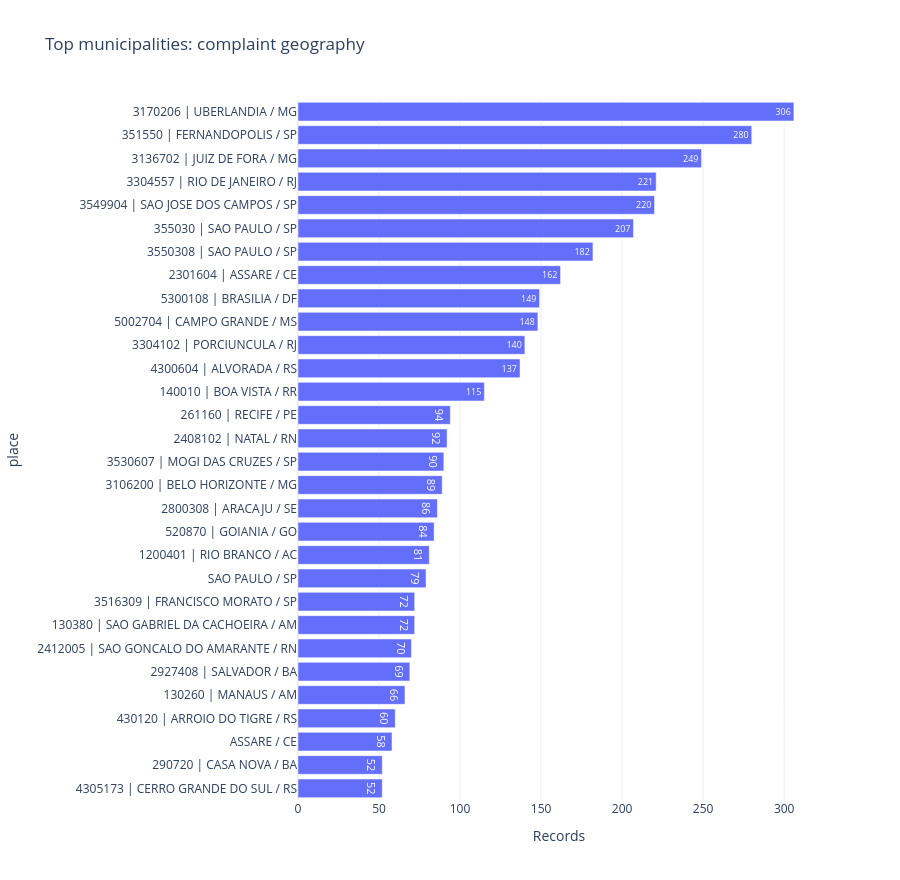
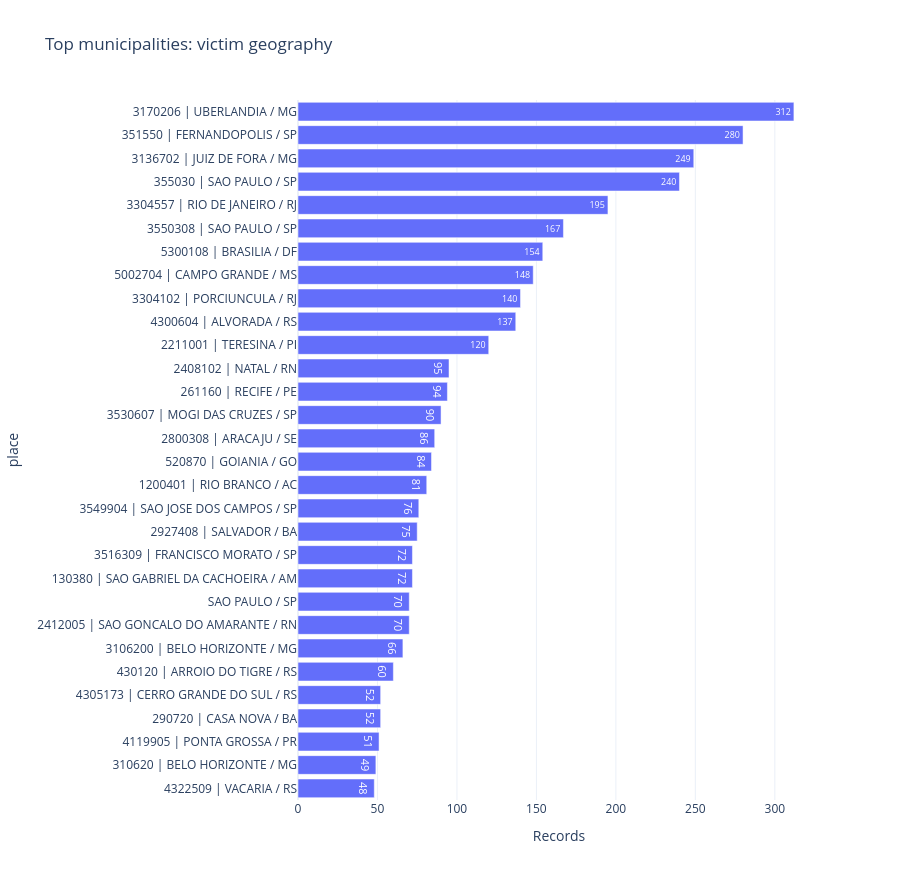
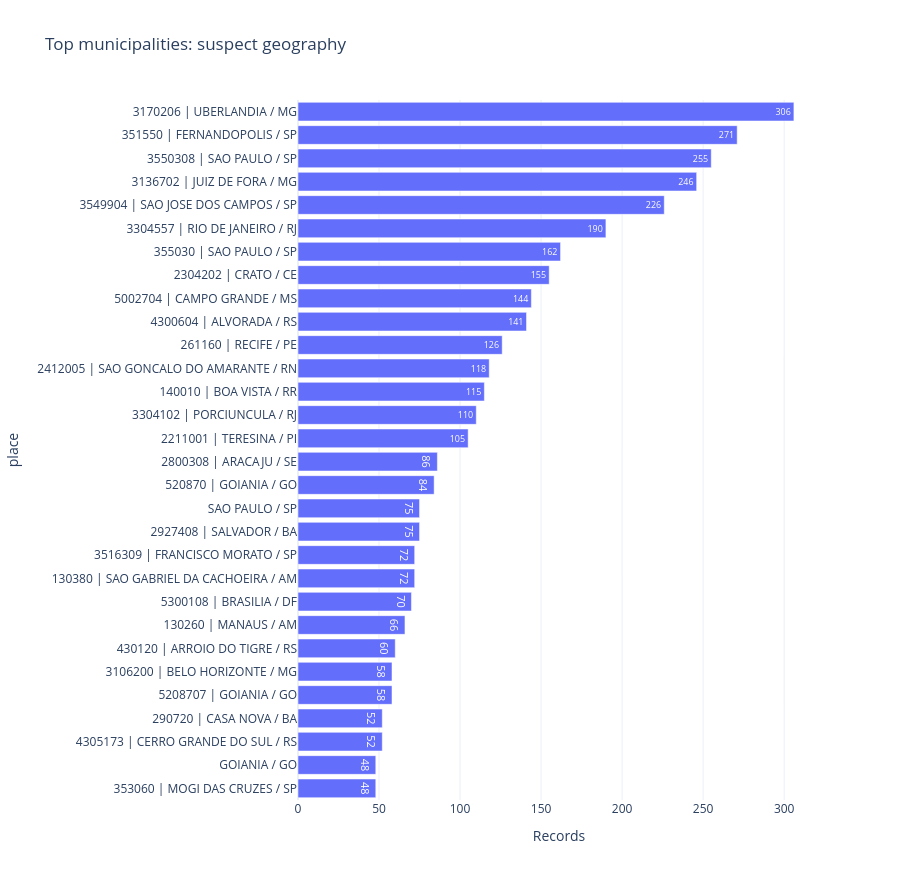

Notebook code cell kept with these figures, in order:
### Markdown cell above
## 7.10 Municipality-level volume and disclosure control

Municipality outputs suppress counts below 5 by default. Suppression is applied to published tables, while unsuppressed data should remain access-controlled.

### Code cell
def suppress_small_counts(table,count_col="count",threshold=SUPPRESSION_THRESHOLD):
    result=table.copy()
    result["suppressed"]=result[count_col].between(1,threshold-1)
    result["display_count"]=result[count_col].where(~result["suppressed"],pd.NA)
    result["display_label"]=np.where(result["suppressed"],f"<{threshold}",result[count_col].astype(str))
    return result

municipality_volume_tables=[]
for role,fields in GEOGRAPHIC_ROLES.items():
    state_col,muni_col=fields["state"],fields["municipality"]
    if state_col not in df_analysis.columns or muni_col not in df_analysis.columns: continue
    temp=df_analysis[[state_col,muni_col]].dropna().copy()
    temp["uf"]=temp[state_col].map(normalize_uf)
    temp["municipality_key"]=temp[muni_col].map(normalize_municipality)
    temp=temp[temp["uf"].isin(UF_CODES)]
    counts=temp.groupby(["uf","municipality_key"]).size().rename("count").reset_index()
    counts["role"]=role
    municipality_volume_tables.append(counts)
municipality_volumes=pd.concat(municipality_volume_tables,ignore_index=True) if municipality_volume_tables else pd.DataFrame()
municipality_volumes_suppressed=suppress_small_counts(municipality_volumes) if not municipality_volumes.empty else pd.DataFrame()
display(municipality_volumes_suppressed.sort_values("count",ascending=False).head(100))

for role in municipality_volumes["role"].unique() if not municipality_volumes.empty else []:
    top=municipality_volumes[(municipality_volumes["role"]==role)&(municipality_volumes["count"]>=SUPPRESSION_THRESHOLD)].nlargest(TOP_N_MUNICIPALITIES,"count").sort_values("count")
    top["place"]=top["municipality_key"]+" / "+top["uf"]
    fig=px.bar(top,x="count",y="place",orientation="h",text="count",title=f"Top municipalities: {role} geography",labels={"count":unit_label.title()})
    fig.update_layout(template=PLOTLY_TEMPLATE,height=max(500,24*len(top)+160))
    fig.show()
    if EXPORT_FIGURES_HTML: fig.write_html(FIGURE_DIR/f"top_municipalities_{role}.html",include_plotlyjs=True)

### Figure 1 — Plotly figure (JSON) as saved in the notebook; plotly's stock layout.template omitted (floating-point values rounded to 4 significant figures)
{"data": [{"hovertemplate": "Records=%{text}<br>place=%{y}<extra></extra>", "legendgroup": "", "marker": {"color": "#636efa", "pattern": {"shape": ""}}, "name": "", "orientation": "h", "showlegend": false, "text": [52.0, 52.0, 58.0, 60.0, 66.0, 69.0, 70.0, 72.0, 72.0, 79.0, 81.0, 84.0, 86.0, 89.0, 90.0, 92.0, 94.0, 115.0, 137.0, 140.0, 148.0, 149.0, 162.0, 182.0, 207.0, 220.0, 221.0, 249.0, 280.0, 306.0], "textposition": "auto", "type": "bar", "x": [52, 52, 58, 60, 66, 69, 70, 72, 72, 79, 81, 84, 86, 89, 90, 92, 94, 115, 137, 140, 148, 149, 162, 182, 207, 220, 221, 249, 280, 306], "xaxis": "x", "y": ["4305173 | CERRO GRANDE DO SUL / RS", "290720 | CASA NOVA / BA", "ASSARE / CE", "430120 | ARROIO DO TIGRE / RS", "130260 | MANAUS / AM", "2927408 | SALVADOR / BA", "2412005 | SAO GONCALO DO AMARANTE / RN", "130380 | SAO GABRIEL DA CACHOEIRA / AM", "3516309 | FRANCISCO MORATO / SP", "SAO PAULO / SP", "1200401 | RIO BRANCO / AC", "520870 | GOIANIA / GO", "2800308 | ARACAJU / SE", "3106200 | BELO HORIZONTE / MG", "3530607 | MOGI DAS CRUZES / SP", "2408102 | NATAL / RN", "261160 | RECIFE / PE", "140010 | BOA VISTA / RR", "4300604 | ALVORADA / RS", "3304102 | PORCIUNCULA / RJ", "5002704 | CAMPO GRANDE / MS", "5300108 | BRASILIA / DF", "2301604 | ASSARE / CE", "3550308 | SAO PAULO / SP", "355030 | SAO PAULO / SP", "3549904 | SAO JOSE DOS CAMPOS / SP", "3304557 | RIO DE JANEIRO / RJ", "3136702 | JUIZ DE FORA / MG", "351550 | FERNANDOPOLIS / SP", "3170206 | UBERLANDIA / MG"], "yaxis": "y"}], "layout": {"barmode": "relative", "height": 880, "legend": {"tracegroupgap": 0}, "title": {"text": "Top municipalities: complaint geography"}, "xaxis": {"anchor": "y", "domain": [0, 1], "title": {"text": "Records"}}, "yaxis": {"anchor": "x", "domain": [0, 1], "title": {"text": "place"}}}}

### Figure 2 — Plotly figure (JSON) as saved in the notebook; plotly's stock layout.template omitted (floating-point values rounded to 4 significant figures)
{"data": [{"hovertemplate": "Records=%{text}<br>place=%{y}<extra></extra>", "legendgroup": "", "marker": {"color": "#636efa", "pattern": {"shape": ""}}, "name": "", "orientation": "h", "showlegend": false, "text": [48.0, 49.0, 51.0, 52.0, 52.0, 60.0, 66.0, 70.0, 70.0, 72.0, 72.0, 75.0, 76.0, 81.0, 84.0, 86.0, 90.0, 94.0, 95.0, 120.0, 137.0, 140.0, 148.0, 154.0, 167.0, 195.0, 240.0, 249.0, 280.0, 312.0], "textposition": "auto", "type": "bar", "x": [48, 49, 51, 52, 52, 60, 66, 70, 70, 72, 72, 75, 76, 81, 84, 86, 90, 94, 95, 120, 137, 140, 148, 154, 167, 195, 240, 249, 280, 312], "xaxis": "x", "y": ["4322509 | VACARIA / RS", "310620 | BELO HORIZONTE / MG", "4119905 | PONTA GROSSA / PR", "290720 | CASA NOVA / BA", "4305173 | CERRO GRANDE DO SUL / RS", "430120 | ARROIO DO TIGRE / RS", "3106200 | BELO HORIZONTE / MG", "2412005 | SAO GONCALO DO AMARANTE / RN", "SAO PAULO / SP", "130380 | SAO GABRIEL DA CACHOEIRA / AM", "3516309 | FRANCISCO MORATO / SP", "2927408 | SALVADOR / BA", "3549904 | SAO JOSE DOS CAMPOS / SP", "1200401 | RIO BRANCO / AC", "520870 | GOIANIA / GO", "2800308 | ARACAJU / SE", "3530607 | MOGI DAS CRUZES / SP", "261160 | RECIFE / PE", "2408102 | NATAL / RN", "2211001 | TERESINA / PI", "4300604 | ALVORADA / RS", "3304102 | PORCIUNCULA / RJ", "5002704 | CAMPO GRANDE / MS", "5300108 | BRASILIA / DF", "3550308 | SAO PAULO / SP", "3304557 | RIO DE JANEIRO / RJ", "355030 | SAO PAULO / SP", "3136702 | JUIZ DE FORA / MG", "351550 | FERNANDOPOLIS / SP", "3170206 | UBERLANDIA / MG"], "yaxis": "y"}], "layout": {"barmode": "relative", "height": 880, "legend": {"tracegroupgap": 0}, "title": {"text": "Top municipalities: victim geography"}, "xaxis": {"anchor": "y", "domain": [0, 1], "title": {"text": "Records"}}, "yaxis": {"anchor": "x", "domain": [0, 1], "title": {"text": "place"}}}}

### Figure 3 — Plotly figure (JSON) as saved in the notebook; plotly's stock layout.template omitted (floating-point values rounded to 4 significant figures)
{"data": [{"hovertemplate": "Records=%{text}<br>place=%{y}<extra></extra>", "legendgroup": "", "marker": {"color": "#636efa", "pattern": {"shape": ""}}, "name": "", "orientation": "h", "showlegend": false, "text": [48.0, 48.0, 52.0, 52.0, 58.0, 58.0, 60.0, 66.0, 70.0, 72.0, 72.0, 75.0, 75.0, 84.0, 86.0, 105.0, 110.0, 115.0, 118.0, 126.0, 141.0, 144.0, 155.0, 162.0, 190.0, 226.0, 246.0, 255.0, 271.0, 306.0], "textposition": "auto", "type": "bar", "x": [48, 48, 52, 52, 58, 58, 60, 66, 70, 72, 72, 75, 75, 84, 86, 105, 110, 115, 118, 126, 141, 144, 155, 162, 190, 226, 246, 255, 271, 306], "xaxis": "x", "y": ["353060 | MOGI DAS CRUZES / SP", "GOIANIA / GO", "4305173 | CERRO GRANDE DO SUL / RS", "290720 | CASA NOVA / BA", "5208707 | GOIANIA / GO", "3106200 | BELO HORIZONTE / MG", "430120 | ARROIO DO TIGRE / RS", "130260 | MANAUS / AM", "5300108 | BRASILIA / DF", "130380 | SAO GABRIEL DA CACHOEIRA / AM", "3516309 | FRANCISCO MORATO / SP", "2927408 | SALVADOR / BA", "SAO PAULO / SP", "520870 | GOIANIA / GO", "2800308 | ARACAJU / SE", "2211001 | TERESINA / PI", "3304102 | PORCIUNCULA / RJ", "140010 | BOA VISTA / RR", "2412005 | SAO GONCALO DO AMARANTE / RN", "261160 | RECIFE / PE", "4300604 | ALVORADA / RS", "5002704 | CAMPO GRANDE / MS", "2304202 | CRATO / CE", "355030 | SAO PAULO / SP", "3304557 | RIO DE JANEIRO / RJ", "3549904 | SAO JOSE DOS CAMPOS / SP", "3136702 | JUIZ DE FORA / MG", "3550308 | SAO PAULO / SP", "351550 | FERNANDOPOLIS / SP", "3170206 | UBERLANDIA / MG"], "yaxis": "y"}], "layout": {"barmode": "relative", "height": 880, "legend": {"tracegroupgap": 0}, "title": {"text": "Top municipalities: suspect geography"}, "xaxis": {"anchor": "y", "domain": [0, 1], "title": {"text": "Records"}}, "yaxis": {"anchor": "x", "domain": [0, 1], "title": {"text": "place"}}}}
